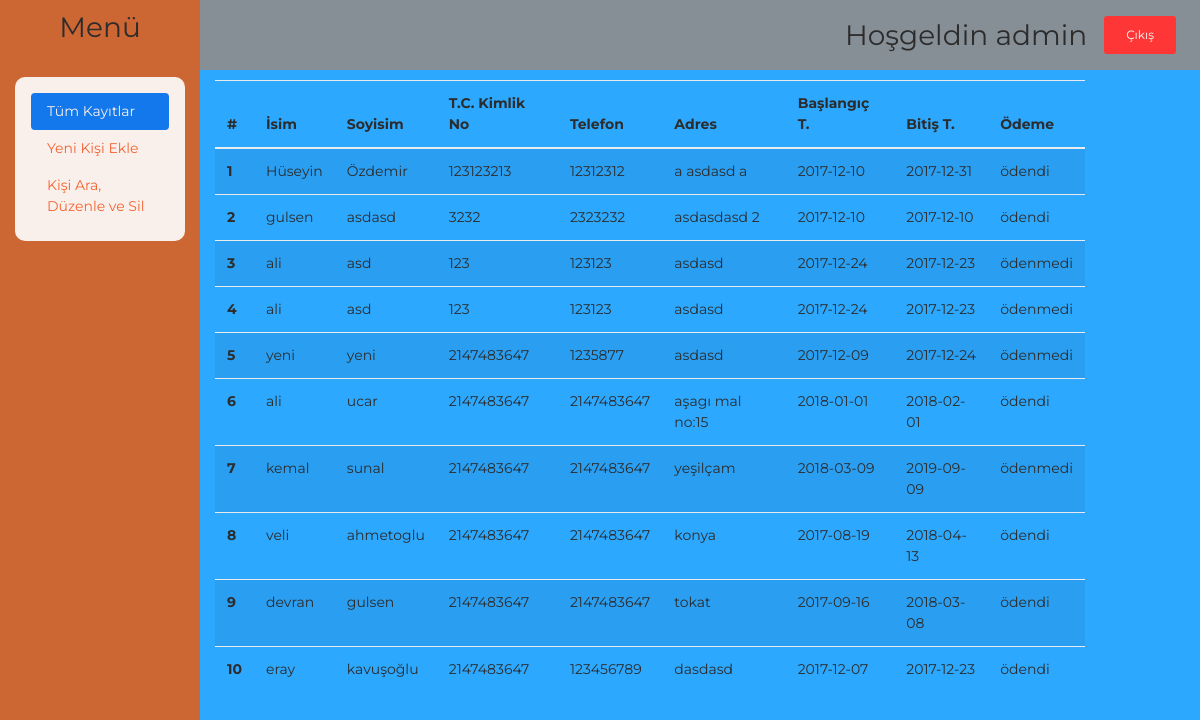
The app's page /index.php (signed in) with its own data.
### tables this page shows
CREATE TABLE `kisiler` (
  `id` int(11) NOT NULL,
  `isim` varchar(50) NOT NULL,
  `soyisim` varchar(50) NOT NULL,
  `adres` text NOT NULL,
  `tel` int(11) NOT NULL,
  `tc` int(11) NOT NULL,
  `btarihi` text NOT NULL,
  `bitist` text NOT NULL,
  `odeme` int(11) NOT NULL
);

### index.php (the view, shortened to what this page needs)
<!DOCTYPE html>
<html lang="en">
<head>
    <link rel="stylesheet" href="https://maxcdn.bootstrapcdn.com/font-awesome/latest/css/font-awesome.min.css" />
    <link href="./assets/css/bootstrap.min.css" rel="stylesheet" />
    <link href="./assets/css/now-ui-kit.css?v=1.1.0" rel="stylesheet" />
    <link href="./assets/css/demo.css" rel="stylesheet" />
</head>
<body class="index-page sidebar-collapse bg-info">
<?php include("functions/ayar.php");
 if(isset($_SESSION["durum"])==false){echo"oturum ac ";header("Refresh:0; url=login.php");}else{  ?>
   <div class="container-fluid">
   <div class="row">
   <div class=" w-100 bg-secondary align-middle " style="position:absolute;height:70px;"><form action="functions/cikis.php"><button class="btn btn-danger float-right mr-4 mt-3" >Çıkış</button></form><h3 class="float-right mr-3 mt-3">Hoşgeldin <?php echo $_SESSION["kadi"]; ?></h3></div>
   <div class="col-2  " style="background-color:#C63; height:100vh; ">
   <h3 class="mt-2 text-center">Menü</h3>
   <div class="nav flex-column nav-pills bg-white p-3 border-secondary" style="border-radius:10px ;opacity:0.9;" id="v-pills-tab" role="tablist" aria-orientation="vertical">
  <a class="nav-link active" id="v-pills-home-tab" data-toggle="pill" href="#v-pills-home" role="tab" aria-controls="v-pills-home" aria-selected="true">Tüm Kayıtlar</a>
  <a class="nav-link" id="v-pills-profile-tab" data-toggle="pill" href="#v-pills-profile" role="tab" aria-controls="v-pills-profile" aria-selected="false">Yeni Kişi Ekle</a>
  <a class="nav-link" id="v-pills-ara-tab" data-toggle="pill" href="#v-pills-ara" role="tab" aria-controls="v-pills-ara" aria-selected="false">Kişi Ara, Düzenle ve Sil</a>
</div>
   </div>
   <div class="col-9">
   <div class=" w-100  " style="margin-top:80px;">
                   <div class="tab-content" id="v-pills-tabContent">
                  <div class="tab-pane fade show active" id="v-pills-home" role="tabpanel" aria-labelledby="v-pills-home-tab">
                  <table class="table table-striped">
  <thead>
    <tr>
      <th scope="col">#</th>
      <th scope="col">İsim</th>
      <th scope="col">Soyisim</th>
      <th scope="col">T.C. Kimlik No</th>
      <th scope="col">Telefon</th>
      <th scope="col">Adres</th>
      <th scope="col">Başlangıç T.</th>
      <th scope="col">Bitiş T.</th>
      <th scope="col">Ödeme</th>
    </tr>
  </thead>
  <tbody>
  <?php
  $i=1;
  $veri=$baglan->query("select * from kisiler order by id ");
$islem=$veri->fetchAll(PDO::FETCH_ASSOC);
foreach($islem as $row){echo'
<tr>
      <th scope="row">'.$i.'</th>
      <td>'.$row["isim"].'</td>
      <td>'.$row["soyisim"].'</td>
      <td>'.$row["tc"].'</td>
	   <td>'.$row["tel"].'</td>
	    <td>'.$row["adres"].'</td>
		 <td>'.$row["btarihi"].'</td>
		  <td>'.$row["bitist"].'</td>
		  ';if($row["odeme"]==1){
			  echo'<td>ödendi</td>';}
			  else{echo'<td>ödenmedi</td> </tr>';}
$i++;
 }
   ?>
  </tbody>
</table>
                  </div>
                </div>
    </div>
	</div>
</div>
</div>
<?php } ?>
</body>
</html>

### records on screen
kisiler: isim "Hüseyin", soyisim "Özdemir", tc "123123213", tel "12312312", adres "a asdasd a", btarihi "2017-12-10", bitist "2017-12-31", odeme "ödendi"
kisiler: isim "gulsen", soyisim "asdasd", tc "3232", tel "2323232", adres "asdasdasd 2", btarihi "2017-12-10", bitist "2017-12-10", odeme "ödendi"
kisiler: isim "ali", soyisim "asd", tc "123", tel "123123", adres "asdasd", btarihi "2017-12-24", bitist "2017-12-23", odeme "ödenmedi"
kisiler: isim "ali", soyisim "asd", tc "123", tel "123123", adres "asdasd", btarihi "2017-12-24", bitist "2017-12-23", odeme "ödenmedi"
kisiler: isim "yeni", soyisim "yeni", tc "2147483647", tel "1235877", adres "asdasd", btarihi "2017-12-09", bitist "2017-12-24", odeme "ödenmedi"
kisiler: isim "ali", soyisim "ucar", tc "2147483647", tel "2147483647", adres "aşagı mal no:15", btarihi "2018-01-01", bitist "2018-02-01", odeme "ödendi"
kisiler: isim "kemal", soyisim "sunal", tc "2147483647", tel "2147483647", adres "yeşilçam", btarihi "2018-03-09", bitist "2019-09-09", odeme "ödenmedi"
kisiler: isim "veli", soyisim "ahmetoglu", tc "2147483647", tel "2147483647", adres "konya", btarihi "2017-08-19", bitist "2018-04-13", odeme "ödendi"
kisiler: isim "devran", soyisim "gulsen", tc "2147483647", tel "2147483647", adres "tokat", btarihi "2017-09-16", bitist "2018-03-08", odeme "ödendi"
kisiler: isim "eray", soyisim "kavuşoğlu", tc "2147483647", tel "123456789", adres "dasdasd", btarihi "2017-12-07", bitist "2017-12-23", odeme "ödendi"

### other values on screen
$_SESSION["kadi"] "admin"
